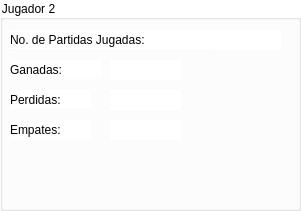
   <widget class="QGroupBox" name="groupBox_2">
    <property name="geometry">
     <rect>
      <x>510</x>
      <y>240</y>
      <width>301</width>
      <height>211</height>
     </rect>
    </property>
    <property name="styleSheet">
     <string notr="true">font: 12pt &quot;Sans Serif&quot;;
background-color: rgb(255, 255, 255);</string>
    </property>
    <property name="title">
     <string>Jugador 2</string>
    </property>
    <widget class="QLabel" name="label_6">
     <property name="geometry">
      <rect>
       <x>10</x>
       <y>30</y>
       <width>201</width>
       <height>19</height>
      </rect>
     </property>
     <property name="text">
      <string>No. de Partidas Jugadas:</string>
     </property>
     <property name="scaledContents">
      <bool>false</bool>
     </property>
    </widget>
    <widget class="QLabel" name="label_7">
     <property name="geometry">
      <rect>
       <x>10</x>
       <y>60</y>
       <width>91</width>
       <height>19</height>
      </rect>
     </property>
     <property name="text">
      <string>Ganadas:</string>
     </property>
    </widget>
    <widget class="QLabel" name="label_8">
     <property name="geometry">
      <rect>
       <x>10</x>
       <y>120</y>
       <width>81</width>
       <height>19</height>
      </rect>
     </property>
     <property name="text">
      <string>Empates:</string>
     </property>
    </widget>
    <widget class="QLabel" name="label_9">
     <property name="geometry">
      <rect>
       <x>10</x>
       <y>90</y>
       <width>81</width>
       <height>19</height>
      </rect>
     </property>
     <property name="text">
      <string>Perdidas:</string>
     </property>
    </widget>
    <widget class="QLineEdit" name="linePartidas2">
     <property name="geometry">
      <rect>
       <x>210</x>
       <y>30</y>
       <width>71</width>
       <height>20</height>
      </rect>
     </property>
     <property name="frame">
      <bool>false</bool>
     </property>
    </widget>
    <widget class="QLineEdit" name="lineGanadas2">
     <property name="geometry">
      <rect>
       <x>110</x>
       <y>60</y>
       <width>71</width>
       <height>20</height>
      </rect>
     </property>
     <property name="font">
      <font>
       <family>Sans Serif</family>
       <pointsize>12</pointsize>
       <weight>50</weight>
       <italic>false</italic>
       <bold>false</bold>
      </font>
     </property>
     <property name="frame">
      <bool>false</bool>
     </property>
    </widget>
    <widget class="QLineEdit" name="linePerdidas2">
     <property name="geometry">
      <rect>
       <x>110</x>
       <y>90</y>
       <width>71</width>
       <height>20</height>
      </rect>
     </property>
     <property name="frame">
      <bool>false</bool>
     </property>
    </widget>
    <widget class="QLineEdit" name="lineEmpates2">
     <property name="geometry">
      <rect>
       <x>110</x>
       <y>120</y>
       <width>71</width>
       <height>20</height>
      </rect>
     </property>
     <property name="frame">
      <bool>false</bool>
     </property>
    </widget>
   </widget>
